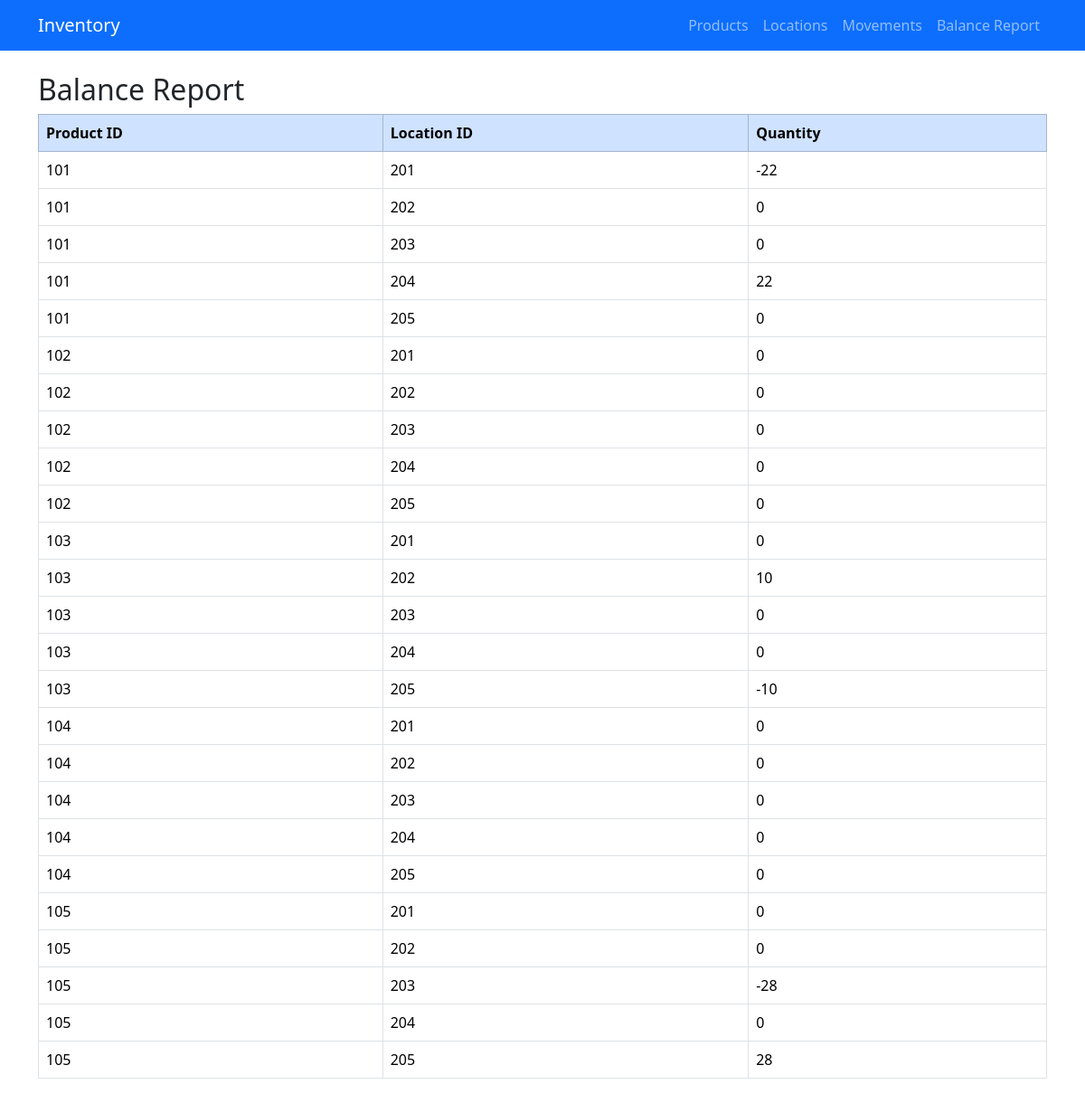
The app's page /movements/report with its own data.
### app/models.py (models this page shows, shortened)
class Product(db.Model):
    __tablename__ = 'product'
    product_id = db.Column(db.String(64), primary_key=True)
    name = db.Column(db.String(128), nullable=False)
    quantity = db.Column(db.Integer, nullable=False, default=0)
    movements = db.relationship('ProductMovement', back_populates='product', cascade="all, delete-orphan")

class Location(db.Model):
    __tablename__ = 'location'
    location_id = db.Column(db.String(64), primary_key=True)
    name = db.Column(db.String(128), nullable=False)
    movements_from = db.relationship('ProductMovement', foreign_keys='ProductMovement.from_location_id', back_populates='from_location')
    movements_to = db.relationship('ProductMovement', foreign_keys='ProductMovement.to_location_id', back_populates='to_location')

### app/routes/movements.py (the view)
@bp.route('/report')
def balance_report():
    sql = """
    SELECT p.product_id, l.location_id,
      COALESCE(SUM(CASE WHEN pm.to_location_id = l.location_id THEN pm.qty ELSE 0 END), 0)
      - COALESCE(SUM(CASE WHEN pm.from_location_id = l.location_id THEN pm.qty ELSE 0 END), 0) AS qty
    FROM product p
    CROSS JOIN location l
    LEFT JOIN product_movement pm
      ON pm.product_id = p.product_id
    GROUP BY p.product_id, l.location_id
    ORDER BY p.product_id, l.location_id;
    """
    res = db.session.execute(text(sql)).fetchall()
    report = [{'product_id': r[0], 'location_id': r[1], 'qty': r[2]} for r in res]
    non_zero = [r for r in report if r['qty'] != 0]
    return render_template('balance_report.html', all_report=report)

### app/templates/balance_report.html
{% extends "base.html" %}
{% block content %}
<h2>Balance Report</h2>
<table class="table table-bordered">
  <thead class="table-primary">
    <tr>
      <th>Product ID</th>
      <th>Location ID</th>
      <th>Quantity</th>
    </tr>
  </thead>
  <tbody>
    {% for r in all_report %}
    <tr>
      <td>{{ r.product_id }}</td>
      <td>{{ r.location_id }}</td>
      <td>{{ r.qty }}</td>
    </tr>
    {% endfor %}
  </tbody>
</table>
{% endblock %}

### app/templates/base.html (shortened to what this page needs)
<!doctype html>
<html lang="en">
  <head>
    <link href="https://cdn.jsdelivr.net/npm/bootstrap@5.3.2/dist/css/bootstrap.min.css" rel="stylesheet">
    <link rel="stylesheet" href="{{ url_for('static', filename='css/style.css') }}">
  </head>
  <body>
    <nav class="navbar navbar-expand-lg navbar-dark bg-primary mb-4">
      <div class="container">
        <a class="navbar-brand" href="{{ url_for('products.list_products') }}">Inventory</a>
        <div class="navbar-nav">
          <a class="nav-link" href="{{ url_for('products.list_products') }}">Products</a>
          <a class="nav-link" href="{{ url_for('locations.list_locations') }}">Locations</a>
          <a class="nav-link" href="{{ url_for('movements.list_movements') }}">Movements</a>
          <a class="nav-link" href="{{ url_for('movements.balance_report') }}">Balance Report</a>
        </div>
      </div>
    </nav>
    <div class="container">
      {% block content %}{% endblock %}
    </div>
  </body>
</html>

### app/static/css/style.css (style rules this page uses)
body { padding-bottom: 40px; }
.table td, .table th { vertical-align: middle; }

### records on screen
Product: product_id "101", location_id "201", qty "-22", location_id "202", qty "0", location_id "203", location_id "204", qty "22", location_id "205"
Product: product_id "102", location_id "201", qty "0", location_id "202", location_id "203", location_id "204", location_id "205"
Product: product_id "103", location_id "201", qty "0", location_id "202", qty "10", location_id "203", location_id "204", location_id "205", qty "-10"
Product: product_id "104", location_id "201", qty "0", location_id "202", location_id "203", location_id "204", location_id "205"
Product: product_id "105", location_id "201", qty "0", location_id "202", location_id "203", qty "-28", location_id "204", location_id "205", qty "28"
